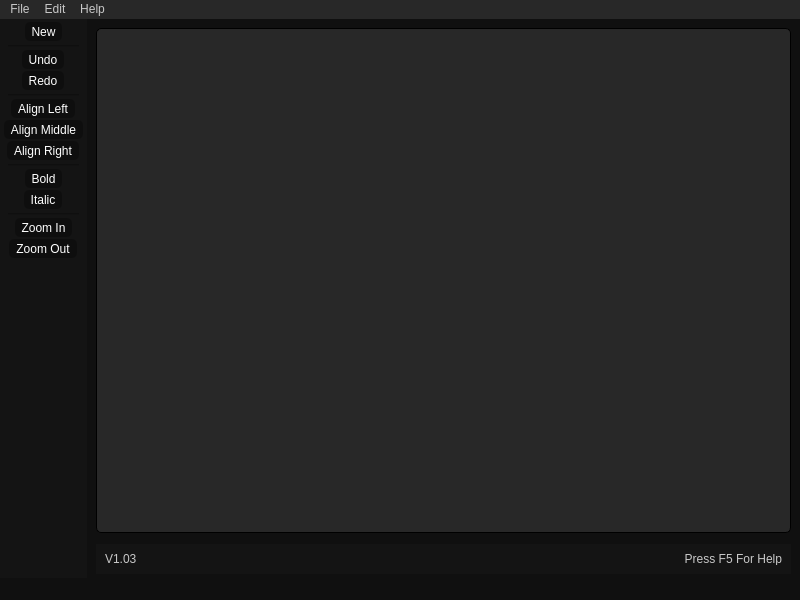
<?xml version="1.0" encoding="UTF-8"?>
<ui version="4.0">
 <class>MainWindow</class>
 <widget class="QMainWindow" name="MainWindow">
  <property name="geometry">
   <rect>
    <x>0</x>
    <y>0</y>
    <width>800</width>
    <height>600</height>
   </rect>
  </property>
  <property name="windowTitle">
   <string>Eclipsed Docs</string>
  </property>
  <property name="styleSheet">
   <string notr="true">QWidget {
    background-color: rgb(16, 16, 16);
}

QTextEdit{
    background: rgb(40, 40, 40); /*background color */
    color: #636363; /* Foreground color*/
 	border: 1px solid black; /*Border color*/
	border-radius: 5px;
	font-style: italic;
}

QToolBar {
    background-color: rgb(20, 20, 20);
	border: 0;
}

QMenuBar::item {
    color: rgb(200, 200, 200); /* Text color of the menu items */
}

QToolBar QToolButton {
    color: white;
	background-color: rgb(14, 14, 14);
	margin-top: 1px;
	margin-right: 2px;
	margin-left: 2px;
	padding-top: 1px;
	padding-bottom: 1px;
	padding-right: 2px;
	padding-left: 2px;

	border-radius: 5px;
}

QToolButton:pressed {
    background-color: rgb(25, 25, 25); /* Background color when pressed */
}

QMenuBar{
	background-color: rgb(40, 40, 40);
	color: white;
}


QMenuBar::item:selected {
    background-color: rgb(200, 200, 200); /* Background color of the selected menu item */
    color: black; /* Text color of the selected menu item */
}

QMenu::item {
    color: white; /* Text color of submenu items */
}

QMenu::item:selected {
    color: black; /* Text color of submenu items */
	background-color: rgb(200, 200, 200);
}


</string>
  </property>
  <property name="iconSize">
   <size>
    <width>32</width>
    <height>32</height>
   </size>
  </property>
  <widget class="QWidget" name="centralwidget">
   <layout class="QGridLayout" name="gridLayout">
    <item row="1" column="0">
     <widget class="EclipsedTextEdit" name="mainTextField">
      <property name="styleSheet">
       <string notr="true">QScrollBar:vertical {
    color: rgb(25, 25, 25);
    width: 10px;
}

QScrollBar::handle:vertical {
    background: rgb(50, 50 ,50);
    min-height: 20px;
}

QScrollBar::add-line:vertical,
QScrollBar::sub-line:vertical {
    height: 0;
    subcontrol-position: top;
    subcontrol-origin: margin;
}

QScrollBar::add-page:vertical,
QScrollBar::sub-page:vertical {
    background: rgb(20, 20, 20);
}
</string>
      </property>
      <property name="html">
       <string>&lt;!DOCTYPE HTML PUBLIC &quot;-//W3C//DTD HTML 4.0//EN&quot; &quot;http://www.w3.org/TR/REC-html40/strict.dtd&quot;&gt;
&lt;html&gt;&lt;head&gt;&lt;meta name=&quot;qrichtext&quot; content=&quot;1&quot; /&gt;&lt;meta charset=&quot;utf-8&quot; /&gt;&lt;style type=&quot;text/css&quot;&gt;
p, li { white-space: pre-wrap; }
hr { height: 1px; border-width: 0; }
li.unchecked::marker { content: &quot;\2610&quot;; }
li.checked::marker { content: &quot;\2612&quot;; }
&lt;/style&gt;&lt;/head&gt;&lt;body style=&quot; font-family:'Segoe UI'; font-size:9pt; font-weight:400; font-style:italic;&quot;&gt;
&lt;p style=&quot;-qt-paragraph-type:empty; margin-top:0px; margin-bottom:0px; margin-left:0px; margin-right:0px; -qt-block-indent:0; text-indent:0px;&quot;&gt;&lt;br /&gt;&lt;/p&gt;&lt;/body&gt;&lt;/html&gt;</string>
      </property>
     </widget>
    </item>
    <item row="2" column="0">
     <widget class="QWidget" name="topBar" native="true">
      <property name="sizePolicy">
       <sizepolicy hsizetype="Preferred" vsizetype="Preferred">
        <horstretch>0</horstretch>
        <verstretch>0</verstretch>
       </sizepolicy>
      </property>
      <property name="minimumSize">
       <size>
        <width>0</width>
        <height>30</height>
       </size>
      </property>
      <property name="maximumSize">
       <size>
        <width>16777215</width>
        <height>20</height>
       </size>
      </property>
      <property name="styleSheet">
       <string notr="true">QWidget {
    background-color: rgb(20, 20, 20);
	border-radius: 20px;
}

QLabel {
color: rgb(200, 200, 200);
}

QToolButton {
    background-color: rgb(14, 14, 14);
    border: none;
}</string>
      </property>
      <layout class="QHBoxLayout" name="horizontalLayout">
       <item>
        <widget class="QLabel" name="versionNum">
         <property name="styleSheet">
          <string notr="true"/>
         </property>
         <property name="text">
          <string>V1.03</string>
         </property>
        </widget>
       </item>
       <item>
        <widget class="QLabel" name="helpLabel">
         <property name="styleSheet">
          <string notr="true"/>
         </property>
         <property name="text">
          <string>Press F5 For Help</string>
         </property>
         <property name="alignment">
          <set>Qt::AlignRight|Qt::AlignTrailing|Qt::AlignVCenter</set>
         </property>
         <property name="wordWrap">
          <bool>false</bool>
         </property>
        </widget>
       </item>
      </layout>
     </widget>
    </item>
   </layout>
  </widget>
  <widget class="QMenuBar" name="menubar">
   <property name="geometry">
    <rect>
     <x>0</x>
     <y>0</y>
     <width>800</width>
     <height>22</height>
    </rect>
   </property>
   <widget class="QMenu" name="menuFile">
    <property name="title">
     <string>File</string>
    </property>
    <addaction name="actionNew"/>
    <addaction name="separator"/>
    <addaction name="actionSave"/>
    <addaction name="actionSave_As"/>
    <addaction name="separator"/>
    <addaction name="actionOpen"/>
   </widget>
   <widget class="QMenu" name="menuEdit">
    <property name="title">
     <string>Edit</string>
    </property>
    <addaction name="actionUndo"/>
    <addaction name="actionRedo"/>
    <addaction name="separator"/>
    <addaction name="actionCut"/>
    <addaction name="actionCopy"/>
    <addaction name="actionPaste"/>
    <addaction name="actionDelete"/>
    <addaction name="separator"/>
    <addaction name="actionSelect_All"/>
   </widget>
   <widget class="QMenu" name="menuHelp">
    <property name="title">
     <string>Help</string>
    </property>
    <addaction name="actionGithub"/>
   </widget>
   <addaction name="menuFile"/>
   <addaction name="menuEdit"/>
   <addaction name="menuHelp"/>
  </widget>
  <widget class="QStatusBar" name="statusbar"/>
  <widget class="QToolBar" name="toolBar">
   <property name="font">
    <font>
     <pointsize>9</pointsize>
    </font>
   </property>
   <property name="windowTitle">
    <string>toolBar</string>
   </property>
   <property name="movable">
    <bool>false</bool>
   </property>
   <property name="iconSize">
    <size>
     <width>28</width>
     <height>28</height>
    </size>
   </property>
   <property name="floatable">
    <bool>false</bool>
   </property>
   <attribute name="toolBarArea">
    <enum>LeftToolBarArea</enum>
   </attribute>
   <attribute name="toolBarBreak">
    <bool>false</bool>
   </attribute>
   <addaction name="actionNew"/>
   <addaction name="separator"/>
   <addaction name="actionUndo"/>
   <addaction name="actionRedo"/>
   <addaction name="separator"/>
   <addaction name="actionAlign_Left"/>
   <addaction name="actionAlign_Middle"/>
   <addaction name="actionAlign_Right"/>
   <addaction name="separator"/>
   <addaction name="actionBold"/>
   <addaction name="actionItalic"/>
   <addaction name="separator"/>
   <addaction name="actionZoom_In"/>
   <addaction name="actionZoom_Out"/>
  </widget>
  <action name="actionSave">
   <property name="text">
    <string>Save</string>
   </property>
   <property name="shortcut">
    <string>Ctrl+S</string>
   </property>
  </action>
  <action name="actionSave_As">
   <property name="text">
    <string>Save As...</string>
   </property>
  </action>
  <action name="actionOpen">
   <property name="text">
    <string>Open...</string>
   </property>
  </action>
  <action name="actionOpen_Recent">
   <property name="text">
    <string>Recently Opened</string>
   </property>
  </action>
  <action name="actionUndo">
   <property name="icon">
    <iconset resource="resources.qrc">
     <normaloff>:/resources/icons/resources/icons/undo.svg</normaloff>:/resources/icons/resources/icons/undo.svg</iconset>
   </property>
   <property name="text">
    <string>Undo</string>
   </property>
   <property name="shortcut">
    <string>Ctrl+Z</string>
   </property>
  </action>
  <action name="actionRedo">
   <property name="icon">
    <iconset resource="resources.qrc">
     <normaloff>:/resources/icons/resources/icons/redo.svg</normaloff>:/resources/icons/resources/icons/redo.svg</iconset>
   </property>
   <property name="text">
    <string>Redo</string>
   </property>
   <property name="shortcut">
    <string>Ctrl+Y</string>
   </property>
  </action>
  <action name="actionCut">
   <property name="text">
    <string>Cut</string>
   </property>
   <property name="shortcut">
    <string>Ctrl+X</string>
   </property>
  </action>
  <action name="actionCopy">
   <property name="text">
    <string>Copy</string>
   </property>
   <property name="shortcut">
    <string>Ctrl+C</string>
   </property>
  </action>
  <action name="actionPaste">
   <property name="text">
    <string>Paste</string>
   </property>
   <property name="shortcut">
    <string>Ctrl+V</string>
   </property>
  </action>
  <action name="actionDelete">
   <property name="text">
    <string>Delete</string>
   </property>
  </action>
  <action name="actionSelect_All">
   <property name="text">
    <string>Select All</string>
   </property>
   <property name="shortcut">
    <string>Ctrl+A</string>
   </property>
  </action>
  <action name="actionAlign_Left">
   <property name="icon">
    <iconset resource="resources.qrc">
     <normaloff>:/resources/icons/resources/icons/align_left.svg</normaloff>:/resources/icons/resources/icons/align_left.svg</iconset>
   </property>
   <property name="text">
    <string>Align Left</string>
   </property>
  </action>
  <action name="actionAlign_Middle">
   <property name="icon">
    <iconset resource="resources.qrc">
     <normaloff>:/resources/icons/resources/icons/align_middle.svg</normaloff>:/resources/icons/resources/icons/align_middle.svg</iconset>
   </property>
   <property name="text">
    <string>Align Middle</string>
   </property>
  </action>
  <action name="actionAlign_Right">
   <property name="icon">
    <iconset resource="resources.qrc">
     <normaloff>:/resources/icons/resources/icons/align_right.svg</normaloff>:/resources/icons/resources/icons/align_right.svg</iconset>
   </property>
   <property name="text">
    <string>Align Right</string>
   </property>
  </action>
  <action name="actionMark_Line_As_Decision">
   <property name="text">
    <string>Mark Line As Decision</string>
   </property>
  </action>
  <action name="actionMark_Line_As_Choice">
   <property name="text">
    <string>Mark Line As Choice</string>
   </property>
  </action>
  <action name="actionBold">
   <property name="icon">
    <iconset resource="resources.qrc">
     <normaloff>:/resources/icons/resources/icons/bold.svg</normaloff>:/resources/icons/resources/icons/bold.svg</iconset>
   </property>
   <property name="text">
    <string>Bold</string>
   </property>
  </action>
  <action name="actionItalic">
   <property name="icon">
    <iconset resource="resources.qrc">
     <normaloff>:/resources/icons/resources/icons/italic.svg</normaloff>:/resources/icons/resources/icons/italic.svg</iconset>
   </property>
   <property name="text">
    <string>Italic</string>
   </property>
  </action>
  <action name="actionNew">
   <property name="icon">
    <iconset resource="resources.qrc">
     <normaloff>:/resources/icons/resources/icons/add_new.svg</normaloff>:/resources/icons/resources/icons/add_new.svg</iconset>
   </property>
   <property name="text">
    <string>New</string>
   </property>
  </action>
  <action name="actionGithub">
   <property name="text">
    <string>Github</string>
   </property>
  </action>
  <action name="actionZoom_In">
   <property name="icon">
    <iconset resource="resources.qrc">
     <normaloff>:/resources/icons/resources/icons/zoom_in.svg</normaloff>:/resources/icons/resources/icons/zoom_in.svg</iconset>
   </property>
   <property name="text">
    <string>Zoom In</string>
   </property>
   <property name="shortcut">
    <string>Ctrl+=</string>
   </property>
  </action>
  <action name="actionZoom_Out">
   <property name="icon">
    <iconset resource="resources.qrc">
     <normaloff>:/resources/icons/resources/icons/zoom_out.svg</normaloff>:/resources/icons/resources/icons/zoom_out.svg</iconset>
   </property>
   <property name="text">
    <string>Zoom Out</string>
   </property>
   <property name="shortcut">
    <string>Ctrl+-</string>
   </property>
  </action>
 </widget>
 <customwidgets>
  <customwidget>
   <class>EclipsedTextEdit</class>
   <extends>QTextEdit</extends>
   <header>eclipsedtextedit.h</header>
  </customwidget>
 </customwidgets>
 <resources>
  <include location="resources.qrc"/>
 </resources>
 <connections>
  <connection>
   <sender>actionUndo</sender>
   <signal>triggered()</signal>
   <receiver>mainTextField</receiver>
   <slot>undo()</slot>
   <hints>
    <hint type="sourcelabel">
     <x>-1</x>
     <y>-1</y>
    </hint>
    <hint type="destinationlabel">
     <x>399</x>
     <y>300</y>
    </hint>
   </hints>
  </connection>
  <connection>
   <sender>actionRedo</sender>
   <signal>triggered()</signal>
   <receiver>mainTextField</receiver>
   <slot>redo()</slot>
   <hints>
    <hint type="sourcelabel">
     <x>-1</x>
     <y>-1</y>
    </hint>
    <hint type="destinationlabel">
     <x>399</x>
     <y>300</y>
    </hint>
   </hints>
  </connection>
  <connection>
   <sender>actionCopy</sender>
   <signal>triggered()</signal>
   <receiver>mainTextField</receiver>
   <slot>copy()</slot>
   <hints>
    <hint type="sourcelabel">
     <x>-1</x>
     <y>-1</y>
    </hint>
    <hint type="destinationlabel">
     <x>399</x>
     <y>300</y>
    </hint>
   </hints>
  </connection>
  <connection>
   <sender>actionPaste</sender>
   <signal>triggered()</signal>
   <receiver>mainTextField</receiver>
   <slot>paste()</slot>
   <hints>
    <hint type="sourcelabel">
     <x>-1</x>
     <y>-1</y>
    </hint>
    <hint type="destinationlabel">
     <x>399</x>
     <y>300</y>
    </hint>
   </hints>
  </connection>
  <connection>
   <sender>actionSelect_All</sender>
   <signal>triggered()</signal>
   <receiver>mainTextField</receiver>
   <slot>selectAll()</slot>
   <hints>
    <hint type="sourcelabel">
     <x>-1</x>
     <y>-1</y>
    </hint>
    <hint type="destinationlabel">
     <x>399</x>
     <y>300</y>
    </hint>
   </hints>
  </connection>
 </connections>
</ui>
